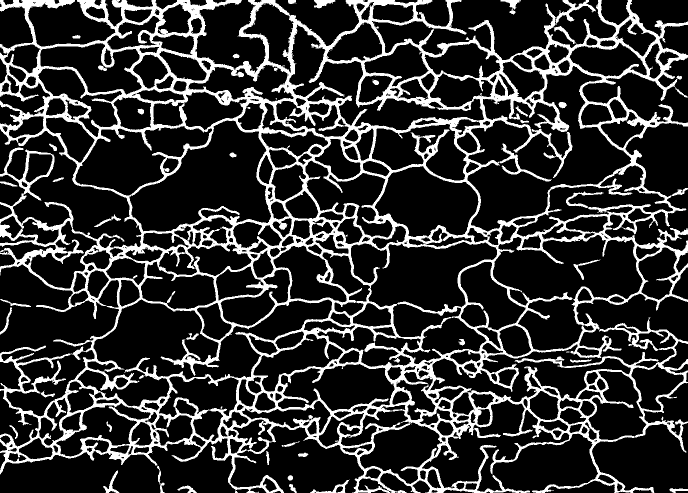
%> input picture 1Segmented.tiff, 1376 x 986 px (shown at 1/2 size)
$ octave ChordUnderstanding.m   (GNU Octave 9; MATLAB toolbox functions it lacks are replaced by stand-ins)
%> lines starting %> are read from the running program, lines starting %| are printed output that depends on the picture; in (x1, y1, x2, y2) boxes, pixels count from 0 and x2, y2 are one past the last pixel; in counts of white or black regions, pixels touching at a corner belong together; the program's own positions count from 1
%> `BWa = imread('1Segmented.tiff');`: BWa: size 986x1376 logical; 19.5% white; 37 white regions, largest, box (x1, y1, x2, y2) and area: (0, 0, 1376, 986) 257616, (1000, 287, 1104, 363) 1050, (620, 959, 699, 986) 460
### LightningCLD.m
function chords = LightningCLD(A,direction,varargin)
%> called with direction = 'x'
% Calculates the chord length frequency or distribution from 2D or 3D
% binary image.

if direction == 'x'

elseif direction == 'y'
    A = permute(A,[2 1 3]);
elseif direction == 'z'
    A = permute(A,[1 3 2]);
else
    error('Direction must either be ''x'', ''y'' or ''z''.')
end

% Detect Edges
B = imfilter(A,[0 -1 1],'circular');
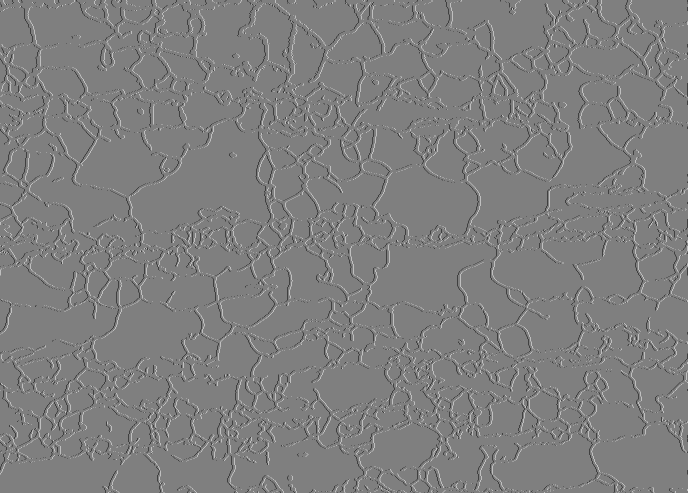
%> B: size 986x1376 double (shown at 1/2 size); min -1, max 1, mean 0; drawn with min black and max white

% Identify Left and Right Chord Ends
[XR, YR, ZR] = ind2sub(size(permute(A,[2 1 3])),find(permute(B,[2 1 3])==-1));
%> XR = 27055 values from 1 to 1376; YR = 27055 values from 1 to 986; ZR = 27055 values from 1 to 1
[XL, YL, ZL] = ind2sub(size(permute(A,[2 1 3])),find(permute(B,[2 1 3])==1));
%> XL = 27055 values from 1 to 1376; YL = 27055 values from 1 to 986; ZL = 27055 values from 1 to 1

% X contains the needed information, Y and Z only contain grid information.
% Use Y and Z as a grid/group index for computation on X.
[C, I, J] = unique(YR+(ZR-1)*size(A,2));
%> C = 986 values from 1 to 986; I = 986 values from 1 to 27024
gridind = repelem(1:length(C),accumarray(J,ones(length(J),1)));

% Get chords at each grid. Get distribution by histogram.
%> (the run ends here)

$ run again, with 8Segmented.tiff copied over 1Segmented.tiff
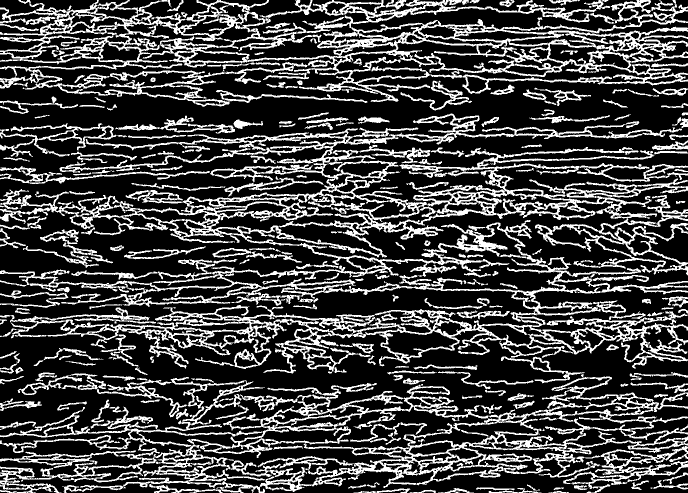
%> input picture 8Segmented.tiff, 1376 x 986 px (shown at 1/2 size)
%> BWa: size 986x1376 logical; 26.7% white; 242 white regions, largest, box (x1, y1, x2, y2) and area: (0, 0, 1376, 214) 77181, (0, 227, 1376, 551) 76834, (0, 748, 1376, 986) 68390
%> in LightningCLD, `B = imfilter(A,[0 -1 1],'circular');`:
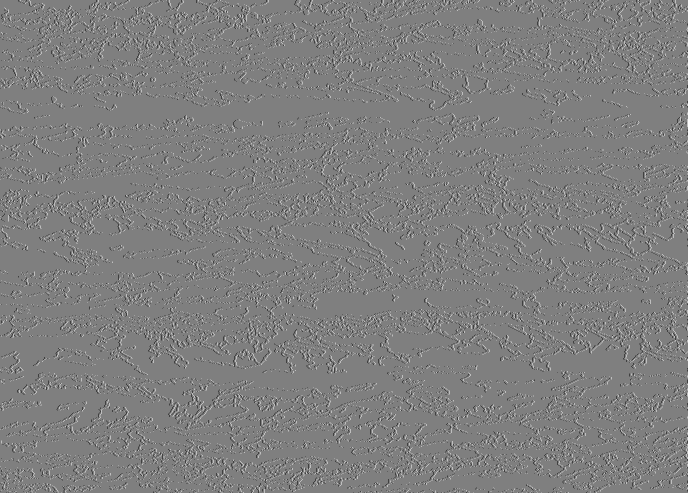
%> B: size 986x1376 double (shown at 1/2 size); min -1, max 1, mean 0; drawn with min black and max white
%> XR = 39327 values from 1 to 1376; YR = 39327 values from 1 to 986; ZR = 39327 values from 1 to 1
%> XL = 39327 values from 1 to 1376; YL = 39327 values from 1 to 986; ZL = 39327 values from 1 to 1
%> C = 986 values from 1 to 986; I = 986 values from 1 to 39295
